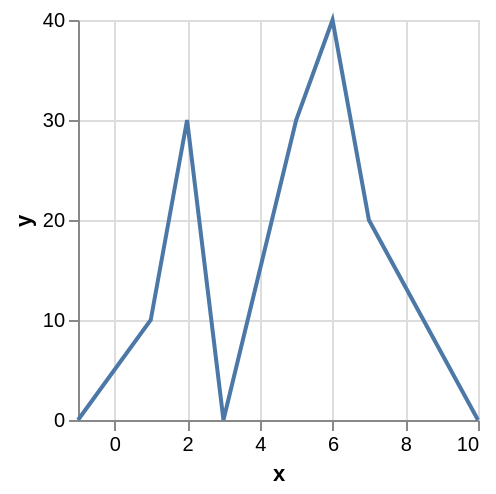

Vega-Lite specification for this chart:
### Vega specification from a JSON file in a GitHub repository (floating-point values rounded to 4 significant figures)
{"$schema": "https://vega.github.io/schema/vega/v5.json", "background": "white", "padding": 5, "width": 200, "height": 200, "style": "cell", "data": [{"name": "source_0", "values": [{"x": -1, "y": null}, {"x": 1, "y": 10}, {"x": 2, "y": 30}, {"x": 3, "y": null}, {"x": 4, "y": 15}, {"x": 5, "y": 30}, {"x": 6, "y": 40}, {"x": 7, "y": 20}, {"x": 10, "y": null}]}, {"name": "data_0", "source": "source_0", "transform": [{"type": "formula", "expr": "toNumber(datum[\"x\"])", "as": "x"}]}], "marks": [{"name": "marks", "type": "line", "style": ["line"], "sort": {"field": "x"}, "from": {"data": "data_0"}, "encode": {"update": {"stroke": {"value": "#4c78a8"}, "description": {"signal": "\"x: \" + (format(datum[\"x\"], \"\")) + \"; y: \" + (format(datum[\"y\"], \"\"))"}, "x": [{"test": "!isValid(datum[\"x\"]) || !isFinite(+datum[\"x\"])", "value": 0}, {"scale": "x", "field": "x"}], "y": [{"test": "!isValid(datum[\"y\"]) || !isFinite(+datum[\"y\"])", "field": {"group": "height"}}, {"scale": "y", "field": "y"}]}}}], "scales": [{"name": "x", "type": "linear", "domain": {"data": "data_0", "field": "x"}, "range": [0, {"signal": "width"}], "nice": true, "zero": false}, {"name": "y", "type": "linear", "domain": {"data": "data_0", "field": "y"}, "range": [{"signal": "height"}, 0], "nice": true, "zero": true}], "axes": [{"scale": "x", "orient": "bottom", "gridScale": "y", "grid": true, "tickCount": {"signal": "ceil(width/40)"}, "domain": false, "labels": false, "aria": false, "maxExtent": 0, "minExtent": 0, "ticks": false, "zindex": 0}, {"scale": "y", "orient": "left", "gridScale": "x", "grid": true, "tickCount": {"signal": "ceil(height/40)"}, "domain": false, "labels": false, "aria": false, "maxExtent": 0, "minExtent": 0, "ticks": false, "zindex": 0}, {"scale": "x", "orient": "bottom", "grid": false, "title": "x", "labelFlush": true, "labelOverlap": true, "tickCount": {"signal": "ceil(width/40)"}, "zindex": 0}, {"scale": "y", "orient": "left", "grid": false, "title": "y", "labelOverlap": true, "tickCount": {"signal": "ceil(height/40)"}, "zindex": 0}]}
